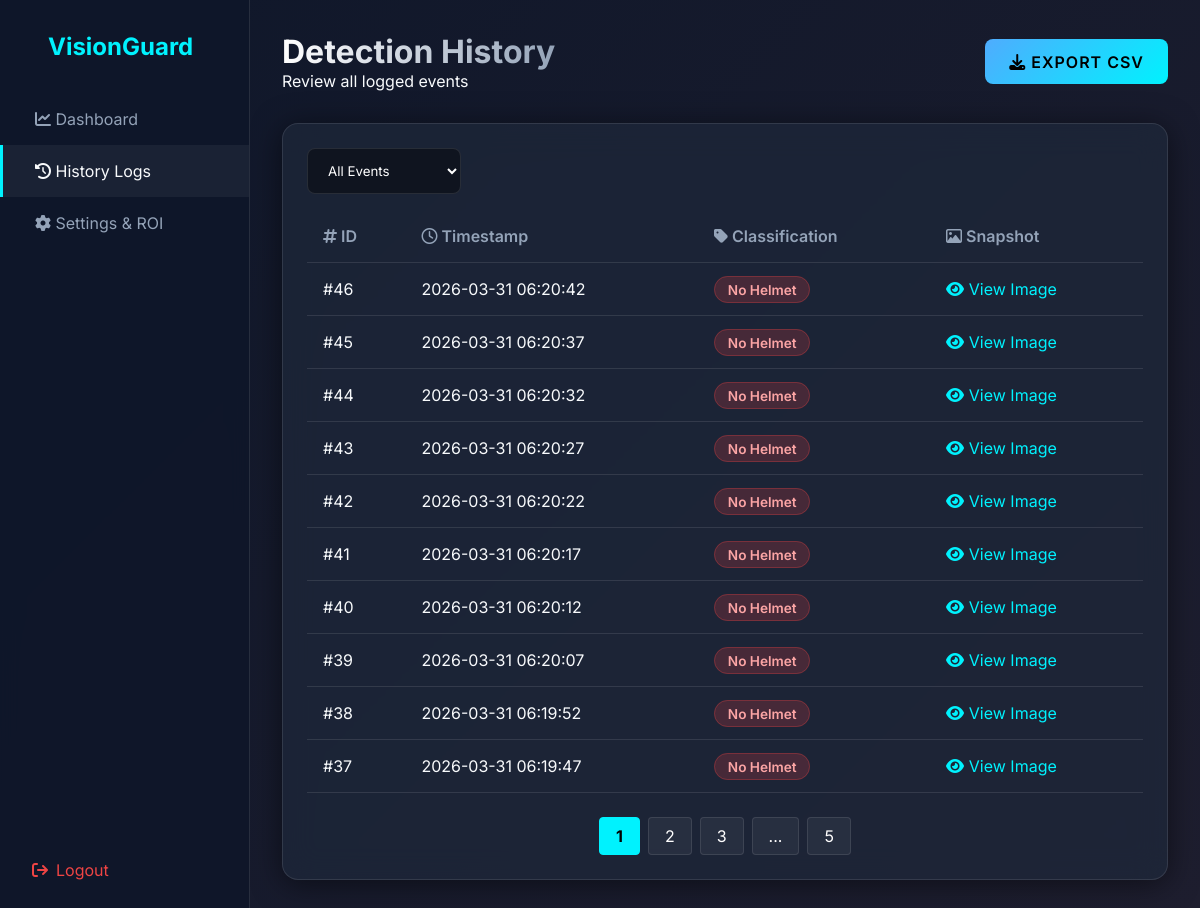
The app's page /logs (signed in) with its own data.
### core/models.py (models this page shows)
class DetectionLog(db.Model):
    id = db.Column(db.Integer, primary_key=True)
    timestamp = db.Column(db.DateTime, default=datetime.utcnow)
    class_name = db.Column(db.String(50), nullable=False) # 'Helmet' or 'No Helmet'
    snapshot_path = db.Column(db.String(255), nullable=True) # relative path to static/snapshots/

### core/routes/logs.py (the view)
@logs_bp.route('/logs')
@login_required
def history():
    page = request.args.get('page', 1, type=int)
    class_filter = request.args.get('class_filter', 'All')
    query = DetectionLog.query
    if class_filter != 'All':
        query = query.filter_by(class_name=class_filter)
    logs = query.order_by(DetectionLog.timestamp.desc()).paginate(page=page, per_page=10)
    return render_template('logs.html', logs=logs, current_filter=class_filter)

### core/templates/logs.html (shortened to what this page needs)
{% extends "base.html" %}
{% block content %}
<div class="page-header flex-between">
    <div>
        <h1 class="page-title">Detection History</h1>
        <p class="page-subtitle">Review all logged events</p>
    </div>
    <div class="actions">
        <a href="{{ url_for('logs.export_csv') }}" class="btn-primary"><i class="fa-solid fa-download"></i> Export CSV</a>
    </div>
</div>
<div class="glass-panel logs-panel">
    <div class="filters">
        <form method="GET" action="{{ url_for('logs.history') }}" class="filter-form">
            <select name="class_filter" class="form-select" onchange="this.form.submit()">
                <option value="All" {% if current_filter == 'All' %}selected{% endif %}>All Events</option>
            </select>
        </form>
    </div>
    <div class="table-responsive">
        <table class="data-table">
            <thead>
                <tr>
                    <th><i class="fa-solid fa-hashtag"></i> ID</th>
                    <th><i class="fa-regular fa-clock"></i> Timestamp</th>
                    <th><i class="fa-solid fa-tag"></i> Classification</th>
                    <th><i class="fa-regular fa-image"></i> Snapshot</th>
                </tr>
            </thead>
            <tbody>
                {% for log in logs.items %}
                <tr>
                    <td>#{{ log.id }}</td>
                    <td>{{ log.timestamp.strftime('%Y-%m-%d %H:%M:%S') }}</td>
                    <td>
                        <span class="status-badge {% if log.class_name == 'Helmet' %}success{% else %}danger{% endif %}">
                            {{ log.class_name }}
                        </span>
                    </td>
                    <td>
                        {% if log.snapshot_path %}
                            <a href="{{ url_for('static', filename='snapshots/' + log.snapshot_path) }}" target="_blank" class="preview-btn">
                                <i class="fa-solid fa-eye"></i> View Image
                            </a>
                        {% else %}
                            <span class="text-muted">N/A</span>
                        {% endif %}
                    </td>
                </tr>
                {% else %}
                <tr>
                    <td colspan="4" class="text-center empty-state">No logs found.</td>
                </tr>
                {% endfor %}
            </tbody>
        </table>
    </div>
    {% if logs.pages > 1 %}
    <div class="pagination">
        {% for page_num in logs.iter_pages(left_edge=1, right_edge=1, left_current=1, right_current=2) %}
            {% if page_num %}
                {% if logs.page == page_num %}
                    <strong class="page-item active">{{ page_num }}</strong>
                {% else %}
                    <a href="{{ url_for('logs.history', page=page_num, class_filter=current_filter) }}" class="page-item">{{ page_num }}</a>
                {% endif %}
            {% else %}
                <span class="page-item dots">...</span>
            {% endif %}
        {% endfor %}
    </div>
    {% endif %}
</div>
{% endblock %}

### core/templates/base.html (shortened to what this page needs)
<!DOCTYPE html>
<html lang="en">
<head>
    <link rel="stylesheet" href="https://cdnjs.cloudflare.com/ajax/libs/font-awesome/6.4.0/css/all.min.css">
    <link rel="stylesheet" href="{{ url_for('static', filename='css/style.css') }}">
</head>
<body>
    <div class="app-layout">
        {% if current_user.is_authenticated %}
        <nav class="sidebar">
            <div class="sidebar-header">
                <h2>VisionGuard</h2>
            </div>
            <ul class="nav-links">
                <li><a href="{{ url_for('dashboard.index') }}" class="{% if request.endpoint == 'dashboard.index' %}active{% endif %}"><i class="fa-solid fa-chart-line"></i> Dashboard</a></li>
                <li><a href="{{ url_for('logs.history') }}" class="{% if request.endpoint == 'logs.history' %}active{% endif %}"><i class="fa-solid fa-clock-rotate-left"></i> History Logs</a></li>
                <li><a href="{{ url_for('settings.config') }}" class="{% if request.endpoint == 'settings.config' %}active{% endif %}"><i class="fa-solid fa-gear"></i> Settings & ROI</a></li>
            </ul>
            <div class="sidebar-footer">
                <a href="{{ url_for('auth.logout') }}" class="btn-logout"><i class="fa-solid fa-arrow-right-from-bracket"></i> Logout</a>
            </div>
        </nav>
        {% endif %}
        <main class="main-content {% if not current_user.is_authenticated %}auth-layout{% endif %}">
            <div class="content-wrapper">
                {% block content %}{% endblock %}
            </div>
        </main>
    </div>
</body>
</html>

### core/static/css/style.css (style rules this page uses)
:root { --primary: #00f2fe; --seconday: #4facfe; --bg-dark: #0f172a; --bg-panel: rgba(30, 41, 59, 0.7); --text-main: #f8fafc; --text-muted: #94a3b8; --success: #10b981; --danger: #ef4444; --glass-border: rgba(255, 255, 255, 0.1); }
* { margin: 0; padding: 0; box-sizing: border-box; font-family: 'Inter', sans-serif; }
body { background: linear-gradient(135deg, #0f172a 0%, #1e1e2f 100%); color: var(--text-main); min-height: 100vh; overflow-x: hidden; }
.app-layout { display: flex; height: 100vh; }
.sidebar { width: 250px; background: rgba(15, 23, 42, 0.9); backdrop-filter: blur(10px); border-right: 1px solid var(--glass-border); display: flex; flex-direction: column; }
.sidebar-header { padding: 2rem; display: flex; align-items: center; gap: 1rem; color: var(--primary); }
.nav-links { list-style: none; flex: 1; }
.nav-links li a { padding: 1rem 2rem; display: block; color: var(--text-muted); text-decoration: none; transition: all 0.3s; border-left: 3px solid transparent; }
.nav-links a.active, .nav-links a:hover { color: var(--text-main); background: rgba(255, 255, 255, 0.05); border-left-color: var(--primary); }
.sidebar-footer { padding: 2rem; }
.btn-logout { color: var(--danger); text-decoration: none; display: flex; align-items: center; gap: 0.5rem; transition: 0.3s; }
.main-content { flex: 1; overflow-y: auto; padding: 2rem; }
.content-wrapper { max-width: 1400px; margin: 0 auto; }
.glass-panel { background: var(--bg-panel); backdrop-filter: blur(16px); -webkit-backdrop-filter: blur(16px); border: 1px solid var(--glass-border); border-radius: 16px; padding: 1.5rem; box-shadow: 0 4px 30px rgba(0, 0, 0, 0.5); }
.input-with-icon input, .form-select { width: 100%; padding: 0.8rem 1rem 0.8rem 2.5rem; background: rgba(0, 0, 0, 0.2); border: 1px solid var(--glass-border); border-radius: 8px; color: white; outline: none; transition: 0.3s; }
.btn-primary { background: linear-gradient(135deg, var(--seconday), var(--primary)); color: #000; border: none; padding: 0.8rem 1.5rem; border-radius: 8px; font-weight: 600; cursor: pointer; transition: 0.3s; text-transform: uppercase; letter-spacing: 1px; text-decoration: none; display: inline-block; }
.page-title { font-size: 2rem; font-weight: 700; background: linear-gradient(to right, #fff, #94a3b8); -webkit-background-clip: text; -webkit-text-fill-color: transparent; }
.data-table { width: 100%; border-collapse: collapse; margin-top: 1rem; }
.data-table th, .data-table td { padding: 1rem; text-align: left; border-bottom: 1px solid var(--glass-border); }
.data-table th { color: var(--text-muted); font-weight: 600; }
.status-badge { padding: 0.3rem 0.8rem; border-radius: 20px; font-size: 0.85rem; font-weight: 600; }
.status-badge.danger { background: rgba(239, 68, 68, 0.2); color: #fca5a5; border: 1px solid rgba(239, 68, 68, 0.3); }
.form-select { width: auto; padding-left: 1rem; background: rgba(0,0,0,0.4); cursor: pointer; }
.pagination { display: flex; gap: 0.5rem; margin-top: 1.5rem; justify-content: center; }
.page-item { padding: 0.5rem 1rem; background: rgba(255,255,255,0.05); border: 1px solid var(--glass-border); border-radius: 4px; color: white; text-decoration: none; transition: 0.3s; }
.page-item.active { background: var(--primary); color: black; border-color: var(--primary); }
.filters { margin-bottom: 1rem; }
.page-header { margin-bottom: 2rem; }
.flex-between { display: flex; justify-content: space-between; align-items: center; }
.preview-btn { color: var(--primary); text-decoration: none; display: inline-flex; align-items: center; gap: 0.3rem; }

### records on screen
DetectionLog: id "46", timestamp "2026-03-31 06:20:42", class_name "No Helmet"
DetectionLog: id "45", timestamp "2026-03-31 06:20:37", class_name "No Helmet"
DetectionLog: id "44", timestamp "2026-03-31 06:20:32", class_name "No Helmet"
DetectionLog: id "43", timestamp "2026-03-31 06:20:27", class_name "No Helmet"
DetectionLog: id "42", timestamp "2026-03-31 06:20:22", class_name "No Helmet"
DetectionLog: id "41", timestamp "2026-03-31 06:20:17", class_name "No Helmet"
DetectionLog: id "40", timestamp "2026-03-31 06:20:12", class_name "No Helmet"
DetectionLog: id "39", timestamp "2026-03-31 06:20:07", class_name "No Helmet"
DetectionLog: id "38", timestamp "2026-03-31 06:19:52", class_name "No Helmet"
DetectionLog: id "37", timestamp "2026-03-31 06:19:47", class_name "No Helmet"

### other values on screen
{{ page_num }} "1"
{{ page_num }} "2" "3" "5"
